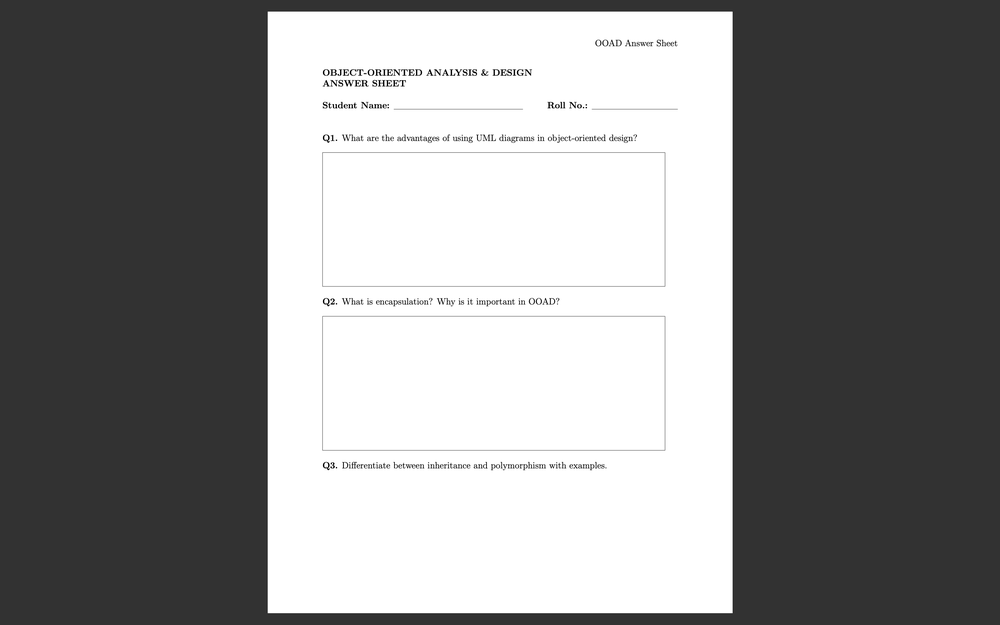
#> input picture autograder/image/temp_s1.png, 1000 x 625 px, shrunk from 2880 x 1800 before the run
$ python -i ocr_engine.py   (imports and definitions only)
#> lines starting #> are read from the running program, lines starting #| are printed output that depends on the picture; after the words box and inside, x2 and y2 are one past the last pixel; in counts of white or black regions, pixels touching at a corner belong together
# [35 lines of commented-out code are left out]

import easyocr
import cv2
import numpy as np

def preprocess_image(image_path):
    """Preprocess image for better OCR"""
#> called with image_path = 'image/temp_s1.png'
    img = cv2.imread(image_path)
#> img is the input picture: shape (625, 1000, 3); min 0, max 255, mean 140.4

    # Convert to grayscale
    gray = cv2.cvtColor(img, cv2.COLOR_BGR2GRAY)

    # Increase contrast
    clahe = cv2.createCLAHE(clipLimit=2.0, tileGridSize=(8, 8))
    enhanced = clahe.apply(gray)

    # Denoise
    denoised = cv2.fastNlMeansDenoising(enhanced, None, 10, 7, 21)

    # Binarization (thresholding)
    _, binary = cv2.threshold(denoised, 0, 255, cv2.THRESH_BINARY + cv2.THRESH_OTSU)
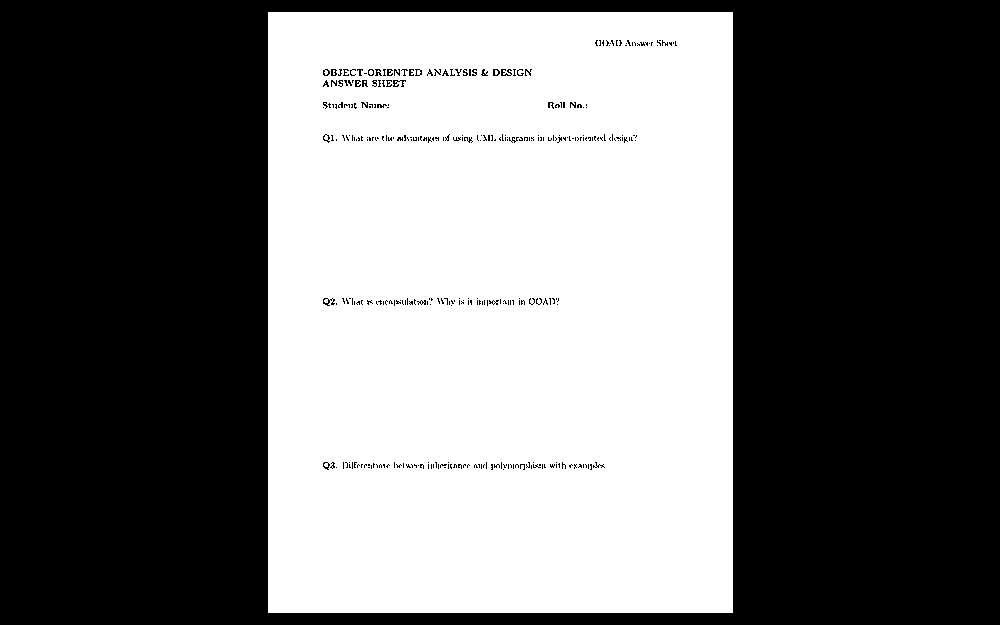
#> binary: shape (625, 1000); 44.3% white; 7 white regions (6 under 20 px), largest, box (x1, y1, x2, y2) and area: (268, 12, 733, 613) 276555

    # Save processed image
    processed_path = image_path.replace('.jpg', '_processed.jpg').replace('.png', '_processed.png')
    cv2.imwrite(processed_path, binary)

    return processed_path

def run_ocr(image_path, use_preprocessing=True):
    """Run OCR with optional preprocessing"""
    if use_preprocessing:
        image_path = preprocess_image(image_path)

    reader = easyocr.Reader(['en'], gpu=False, verbose=False)
    results = reader.readtext(image_path, detail=0, paragraph=True)

    return results

>>> result = preprocess_image('image/temp_s1.png')
